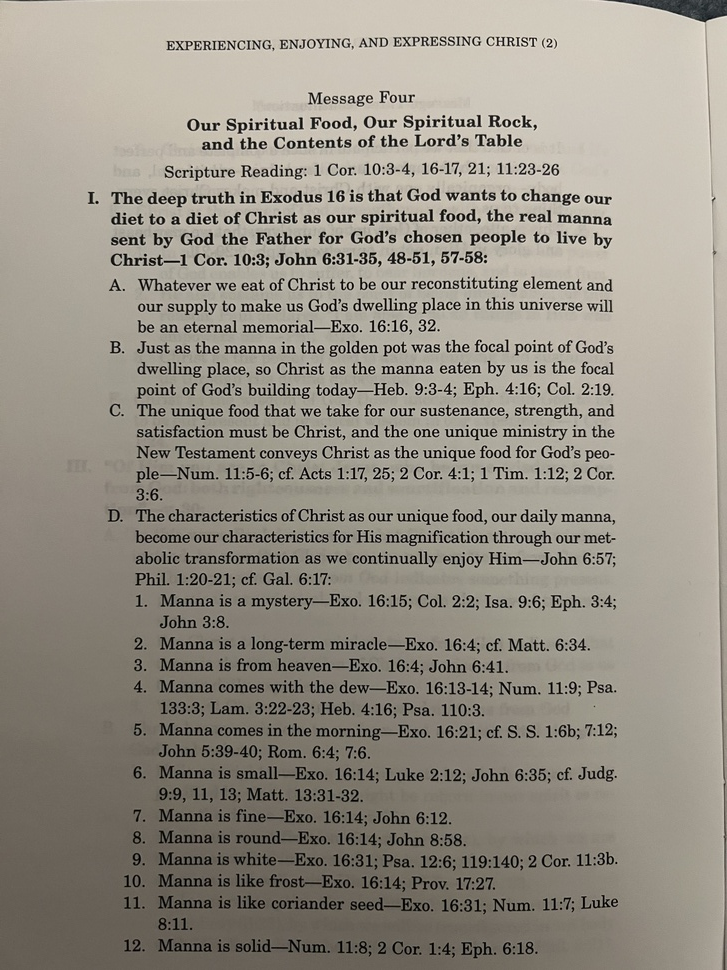
#> input picture experimental/outline_formatter/msg4.jpg, 727 x 970 px, shrunk from 3024 x 4032 before the run
$ python outlineFormatter.py
#> lines starting #> are read from the running program, lines starting #| are printed output that depends on the picture
import cv2
import numpy as np
import matplotlib.pyplot as plt

image = cv2.imread('msg4.jpg', 0)
#> image: shape (970, 727); min 0, max 253, mean 144.4

# find lines by horizontally blurring the image and thresholding
blur = cv2.blur(image, (91,9))
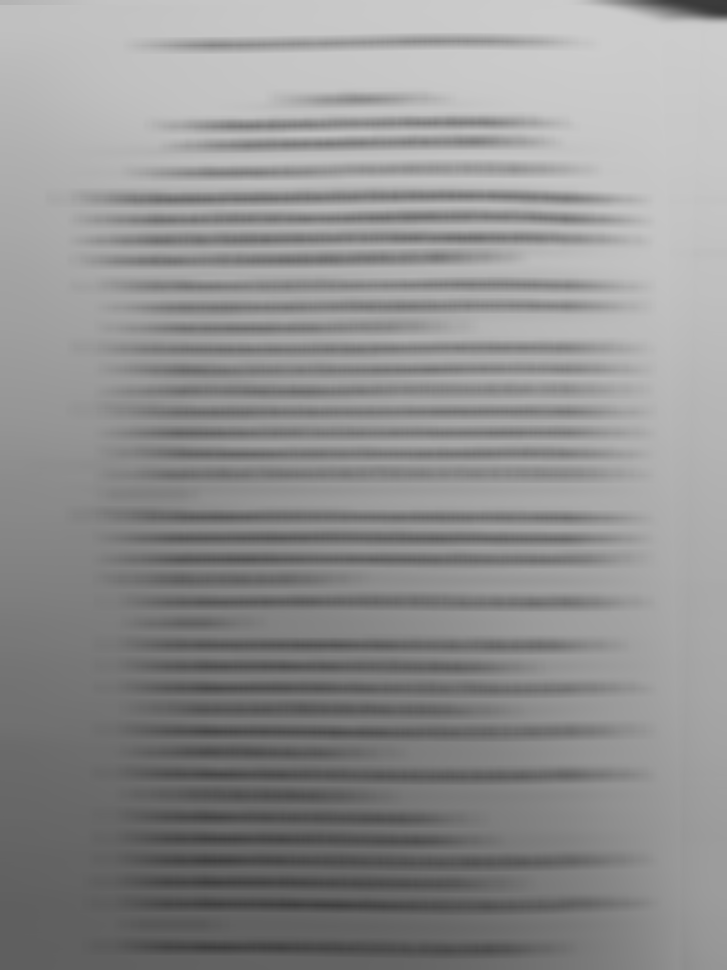
#> blur: shape (970, 727); min 57, max 205, mean 144.4
b_mean = np.mean(blur, axis=1)/256
#> b_mean = 970 values, max 0.779 at index 31, min 0.358 at index 904, mean 0.564

# hist, bin_edges = np.histogram(b_mean, bins=100)
# threshold = bin_edges[66]
threshold = np.percentile(b_mean, 66)
#> threshold = 0.609
t = b_mean > threshold
'''
get the image row numbers that has text (non zero)
a text line is a consecutive group of image rows that
are above the threshold and are defined by the first and
last row numbers
'''
tix = np.where(1-t)
tix = tix[0]
#> tix = 640 values from 194 to 969
lines = []
start_ix = tix[0]
#> start_ix = 194
for ix in range(1, tix.shape[0]-1):
    if tix[ix] == tix[ix-1] + 1:
        continue
    # identified gap between lines, close previous line and start a new one
    end_ix = tix[ix-1]
    lines.append([start_ix, end_ix])
    start_ix = tix[ix]
#> this loop made 638 passes
#> (end_ix, start_ix) on passes 8, 16, 25: (201, 215), (222, 234), (242, 256)
#> after the loop, lines = [[194, 201], [215, 222], [234, 242], [256, 261], [282, 289], [302, 310], [327, 329], [344, 354], [364, 375], [384, 397], [405, 419], [426, 440], [446, 461]]
end_ix = tix[-1]
#> end_ix = 969
lines.append([start_ix, end_ix])

l_starts = []
for line in lines:
    center_y = int((line[0] + line[1]) / 2)
    xx = 500
    for x in range(0,500):
        col = image[line[0]:line[1], x]
        if np.min(col) < 64:
            xx = x
            break
    l_starts.append(xx)
#> this loop made 14 passes
#> (line, center_y) on passes 1 to 12: ([194, 201], 197), ([215, 222], 218), ([234, 242], 238), ([256, 261], 258), ([282, 289], 285), ([302, 310], 306), ([327, 329], 328), ([344, 354], 349), ([364, 375], 369), ([384, 397], 390), ([405, 419], 412), ([426, 440], 433)
#> after the loop, l_starts = [90, 112, 112, 111, 111, 138, 139, 110, 138, 138, 110, 137, 137, 109]

median_ls = np.median(l_starts)
#> median_ls = 112

paragraphs = []
p_start = lines[0][0]
#> p_start = 194

for ix in range(1, len(lines)):
    if l_starts[ix] > median_ls * 2:
        p_end = lines[ix][0] - 10
        paragraphs.append([p_start, p_end])
        p_start = lines[ix][0]
#> this loop made 13 passes
#> after the loop, paragraphs = []

p_img = np.array(image)
n_cols = p_img.shape[1]
#> n_cols = 727
for paragraph in paragraphs:
    cv2.rectangle(p_img, (5, paragraph[0]), (n_cols - 5, paragraph[1]), (128, 128, 0), 5)
#> this loop made 0 passes

cv2.imwrite('paragraphs_out.jpg', p_img)
